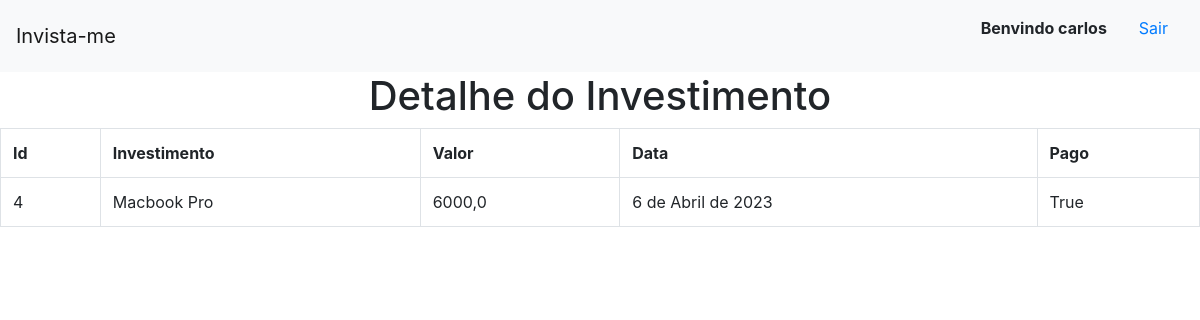
The page //4 (signed in) on the database its author committed.
### invista_me/models.py (models this page shows)
class Investimento(models.Model):
    investimento = models.TextField(max_length=255)
    valor = models.FloatField()
    pago = models.BooleanField()
    data = models.DateField(default=datetime.now)

### invista_me/views.py (the view)
# urls.py: path('/<int:id_investimento>',views.detalhe, name = 'detalhe')
def detalhe(request,id_investimento):
    dados = {
        'dados' : Investimento.objects.get(pk=id_investimento)
    }
    return render(request,'investimentos/detalhe.html',dados)

### invista_me/templates/investimentos/detalhe.html (shortened to what this page needs)
{% extends 'investimentos/base.html' %}
{% block conteudo %}
<h1 style="text-align: center">Detalhe do Investimento</h1>
<table class="table table-hover table-bordered">
    <tr>
        <th>Id</th>
        <th>Investimento</th>
        <th>Valor</th>
        <th>Data</th>
        <th>Pago</th>
    </tr>
    <tr>
        <td>{{dados.id}}</td>
        <td>{{dados.investimento}}</td>
        <td>{{dados.valor}}</td>
        <td>{{dados.data}}</td>
        <td>{{dados.pago}}</td>
    </tr>
</table>
{% endblock %}

### invista_me/templates/investimentos/base.html (shortened to what this page needs)
<!doctype html>
<html lang="en">
  <head>
    <link rel="stylesheet" href="https://cdn.jsdelivr.net/npm/bootstrap@4.6.2/dist/css/bootstrap.min.css">
  </head>
  <body>
    <nav class="navbar navbar-light bg-light">
        <a class="navbar-brand" href="{% url 'investimentos' %}">Invista-me</a>
        <ul style="list-style: none;">
          {% if user.is_authenticated %}
          <li style="float:left">
            <strong class="nav-item nav-link">Benvindo {{user.get_username}}</strong>
          </li>
          <li style="float:left">
            <a class="nav-item nav-link" href="{% url 'logout' %}">Sair</a>
          </li>
          {% endif %}
        </ul>
    </nav>
    {% block conteudo %}
    {% endblock %}
  </body>
</html>

### rows shown on the page
Investimento: id "4", investimento "Macbook Pro", valor "6000,0", data "6 de Abril de 2023", pago "True"

### other values the page prints
{{ user.get_username }} "carlos"
